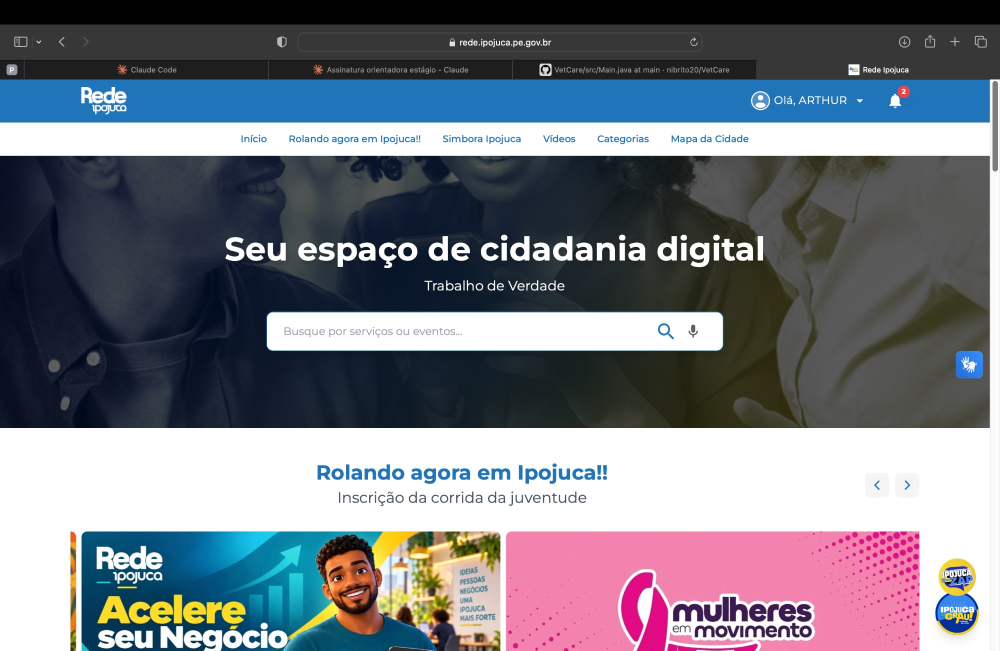
#> input picture rede-ipojuca-explainer/assets/screenshots/2.jpg, 2000 x 1301 px (shown at 1/2 size); its folder holds 4 pictures in this run
$ python render.py
#> lines starting #> are read from the running program, lines starting #| are printed output that depends on the picture
"""Render the 15 s Rede Ipojuca explainer (1920x1080, 30 fps).

Website layer = the user's real screenshots (browser tab row removed).
Character layer = keyed RGBA frames in char_frames/ (or a static placeholder).
"""
import glob
import math
import os
import subprocess
import sys

from PIL import Image, ImageChops, ImageDraw, ImageFilter

HERE = os.path.dirname(os.path.abspath(__file__))
IMG = os.path.join(HERE, 'assets', 'screenshots')
W, H, FPS, DUR = 1920, 1080, 30, 15.0
NF = int(DUR * FPS)

# ---------- source crops (coordinates in the 2000x1301 screenshots) ----------
BAR_Y0, BAR_Y1 = 48, 120          # Safari address bar row (tab row 120-158 dropped)
CONTENT_Y0 = 158                  # page starts here
CW = 1980                         # page width without the scrollbar
HDR_END = {2: 311, 3: 311, 4: 289, 5: 289, 6: 289}

shots = {i: Image.open(os.path.join(IMG, f'{i}.jpg')).convert('RGB') for i in range(2, 7)}
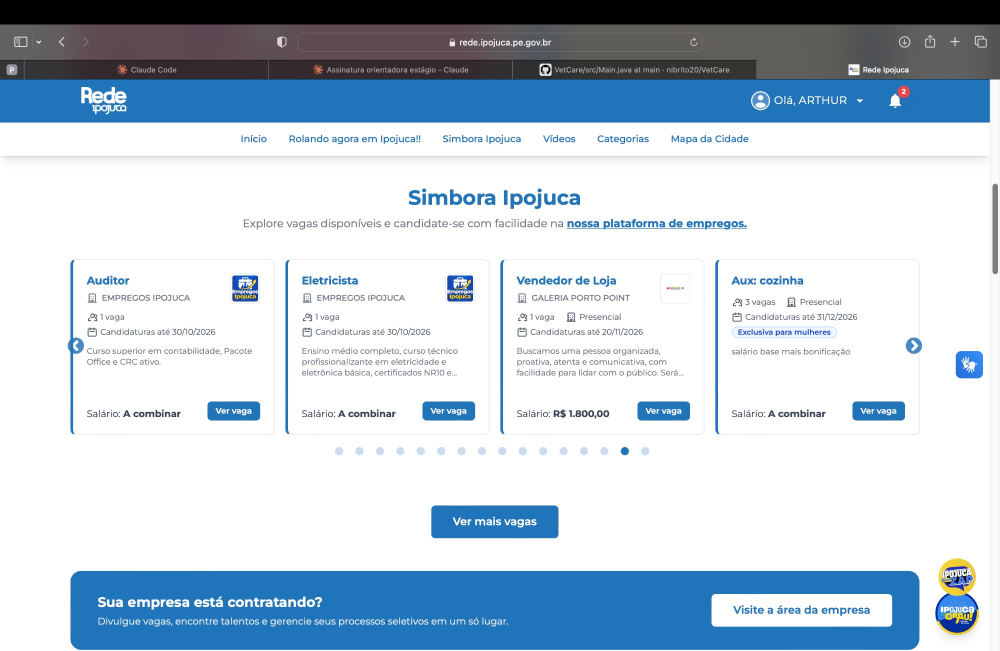
#> input picture rede-ipojuca-explainer/assets/screenshots/3.jpg, 2000 x 1301 px (shown at 1/2 size)
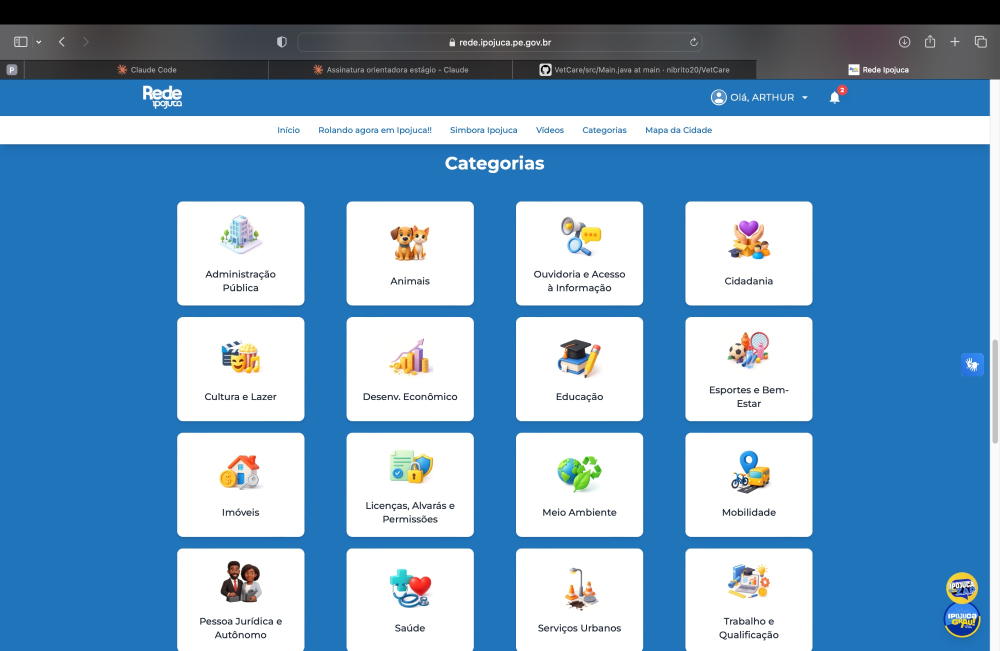
#> input picture rede-ipojuca-explainer/assets/screenshots/4.jpg, 2000 x 1301 px (shown at 1/2 size)
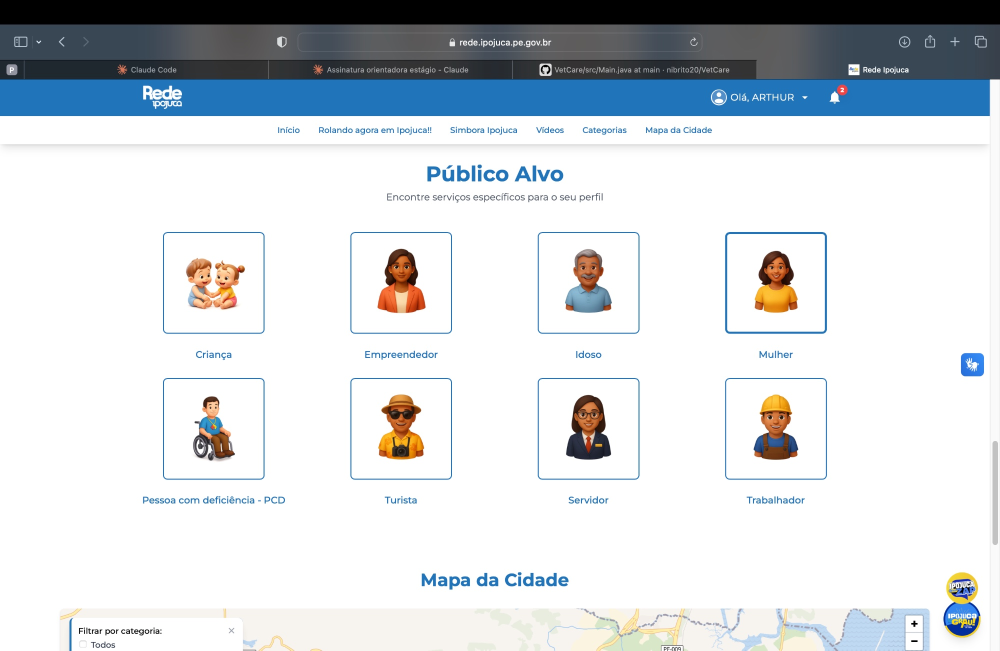
#> input picture rede-ipojuca-explainer/assets/screenshots/5.jpg, 2000 x 1301 px (shown at 1/2 size)
#> (the run stopped early here; a loop or call above may not have finished)
